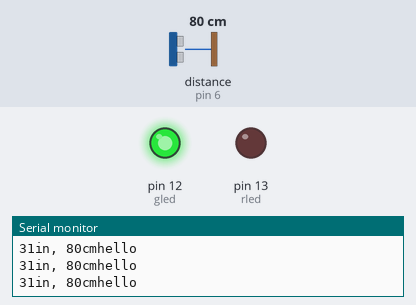
Bench run of a sketch on a simulated Arduino Uno, built with avr-gcc and run on an emulated ATmega328P. Shown: output pins drawn as LEDs (lit = HIGH), the last lines printed to the serial monitor. Wiring (inferred from the names in the program): ultrasonic range finder: trigger pin 5; echo pin 6. Inputs (shaded band) come from the test bench; at power-on: distance to the obstacle (sensor on pin 6) 80 cm. The echo pulse lasts 58.3 µs per cm; pins used as bus, display or sensor lines are not drawn.

Above: at 1.2 s.
1.3 s: distance to the obstacle (sensor on pin 6) set to 24 cm
4.3 s: distance to the obstacle (sensor on pin 6) set to 18 cm
At 5.5 s:
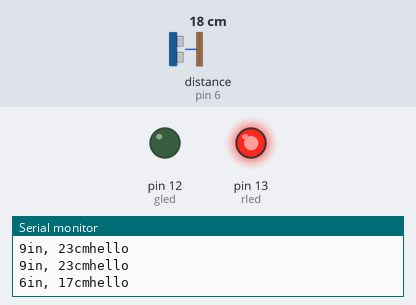
Timing chart, 0 to 7.3 s (numbered marks = the images above; inputs shaded):
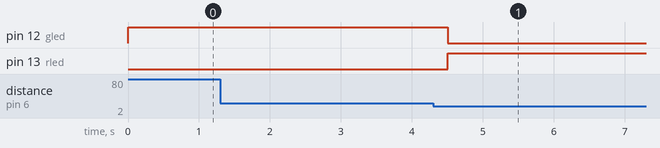

The sketch:

ultrasonic.ino
```cpp
const int pingPin = 5; // Trigger Pin of Ultrasonic Sensor
const int echoPin = 6; // Echo Pin of Ultrasonic Sensor
const int gled = 12;
const int rled = 13;

void setup() {
   pinMode(pingPin, OUTPUT);
   pinMode(echoPin, INPUT);
   pinMode(rled,OUTPUT);
   pinMode(gled,OUTPUT);
   Serial.begin(600); // Starting Serial Terminal
}

int distance = 20;
void loop() {

//  digitalWrite(led,HIGH);
//  delay(500);
//  digitalWrite(led,LOW);
//  delay(500);

   long duration, inches, cm;
   digitalWrite(pingPin, LOW);
   delayMicroseconds(2);
   digitalWrite(pingPin, HIGH);
   delayMicroseconds(10);
   digitalWrite(pingPin, LOW);
   duration = pulseIn(echoPin, HIGH);
   inches = microsecondsToInches(duration);
   cm = microsecondsToCentimeters(duration);

   if(cm < distance){
      digitalWrite(rled,HIGH);
      digitalWrite(gled,LOW);
    }
    else{
      digitalWrite(rled,LOW);
      digitalWrite(gled,HIGH);
    }

   Serial.print(inches);
   Serial.print("in, ");
   Serial.print(cm);
   Serial.print("cm");
   Serial.println("hello");
   delay(100);
}

long microsecondsToInches(long microseconds) {
   return microseconds / 74 / 2;
}

long microsecondsToCentimeters(long microseconds) {
   return microseconds / 29 / 2;
}
```

Measured:
- the behaviour switches between 21 and 20 cm on distance to the obstacle (sensor on pin 6) (found by bisection; images 0 and 1)
- after the input at 4.3 s, pin 12 (gled): HIGH → LOW after 0.21 s; pin 13 (rled): LOW → HIGH after 0.21 s
